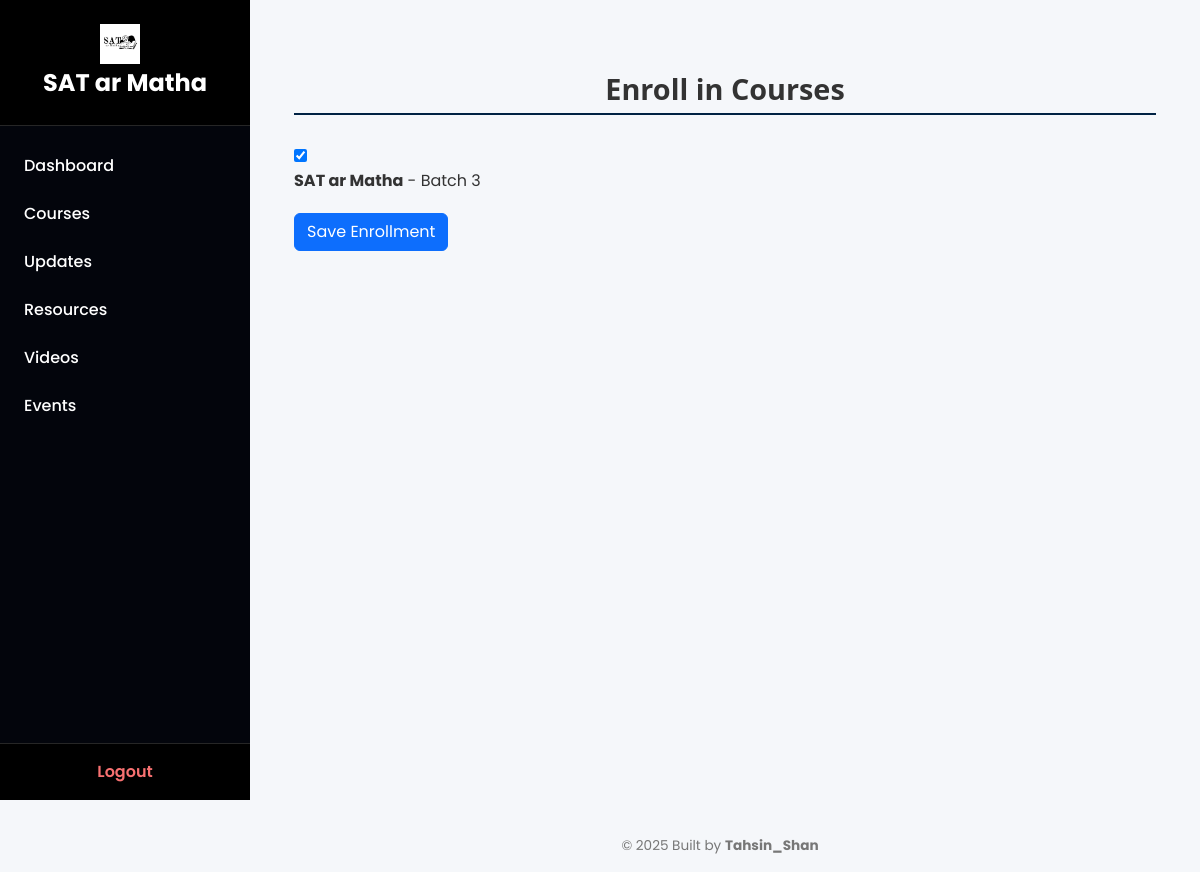
The page /student/enroll (signed in) on the database its author committed.
### tables this page shows
CREATE TABLE courses (
        id INTEGER PRIMARY KEY AUTOINCREMENT,
        name TEXT NOT NULL,
        code TEXT NOT NULL,
        syllabus_pdf TEXT
    );

### app.py (the view, shortened to what this page needs)
@app.route('/student/enroll', methods=['GET', 'POST'])
@login_required
def enroll_courses():
    if session.get('role') != 'student':
        return redirect(url_for('dashboard'))
    conn = get_db_connection()
    courses = conn.execute('SELECT * FROM courses').fetchall()
    enrolled_courses = conn.execute('SELECT course_id FROM enrollments WHERE student_id = ?', (session['user_id'],)).fetchall()
    conn.close()
    enrolled_ids = {row['course_id'] for row in enrolled_courses}
    return render_template('enroll_courses.html', courses=courses, enrolled_ids=enrolled_ids)

### app.py (called while the page is built)
def get_db_connection():
    conn = sqlite3.connect('database.db')
    conn.row_factory = sqlite3.Row
    return conn

def login_required(f):
    @wraps(f)
    def decorated_function(*args, **kwargs):
        if 'user_id' not in session:
            return redirect(url_for('login'))
        return f(*args, **kwargs)
    return decorated_function

@app.context_processor
def inject_user_role():
    return dict(role=session.get('role'))

@app.context_processor
def inject_user_role():
    return dict(role=session.get('role'))

### templates/enroll_courses.html
{% extends "dashboard_base.html" %}
{% block content %}
<div class="container">
  <h2 class="section-title">Enroll in Courses</h2>
  <form method="POST" action="{{ url_for('enroll_courses') }}">
    {% if courses %}
      <div class="courses-grid">
        {% for course in courses %}
          <label class="enroll-card">
            <input type="checkbox" name="courses" value="{{ course.id }}"
              {% if course.id in enrolled_ids %}checked{% endif %} />
            <div>
              <strong>{{ course.code }}</strong> - {{ course.name }}
            </div>
          </label>
        {% endfor %}
      </div>
    {% else %}
      <p>No courses available for enrollment.</p>
    {% endif %}
    <button type="submit" class="btn btn-primary" style="margin-top:20px;">Save Enrollment</button>
  </form>
</div>
{% endblock %}

### static/css/style.css (style rules this page uses)
body { font-family: 'Poppins', sans-serif; margin: 0; background-color: #f4f7fa; color: #333; display: flex; flex-direction: column; }
.btn-primary { background-color: #03101d; border: none; padding: 14px 40px; font-size: 1.2rem; color: white; border-radius: 30px; cursor: pointer; transition: background-color 0.3s ease; text-decoration: none; display: inline-block; font-weight: 600; }
.container { padding: 20px; }
.section-title { margin-bottom: 20px; font-size: 24px; font-weight: 600; }
.btn { background-color: #000015; color: white; padding: 10px 18px; border: none; border-radius: 6px; cursor: pointer; font-weight: 600; }
.courses-grid { display: grid; grid-template-columns: repeat(auto-fit, minmax(260px, 1fr)); gap: 20px; margin-top: 20px; }
.section-title { font-size: 1.8rem; color: #333; border-bottom: 2px solid #002243; padding-bottom: 6px; margin-bottom: 30px; }
h2 { font-family: 'Segoe UI', Tahoma, Geneva, Verdana, sans-serif; font-size: 2rem; color: #2c3e50; margin-bottom: 40px; text-align: center; }

### templates/dashboard_base.html (style rules this page uses)
* { box-sizing: border-box; margin: 0; padding: 0; font-family: 'Poppins', sans-serif; }
body.dashboard-body { display: flex; flex-direction: column; min-height: 100vh; background-color: #f5f7fa; color: #333; }

### rows shown on the page
courses: courses "☑", code "SAT ar Matha", name "Batch 3"
